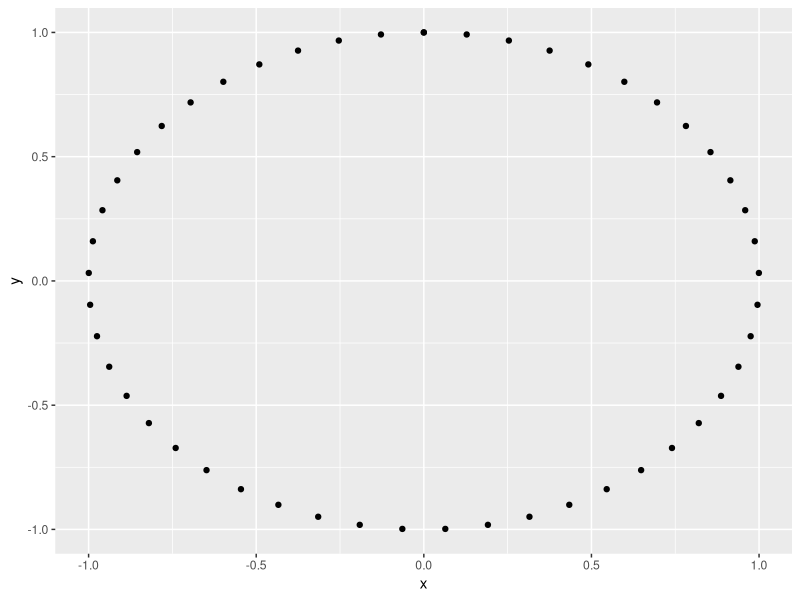
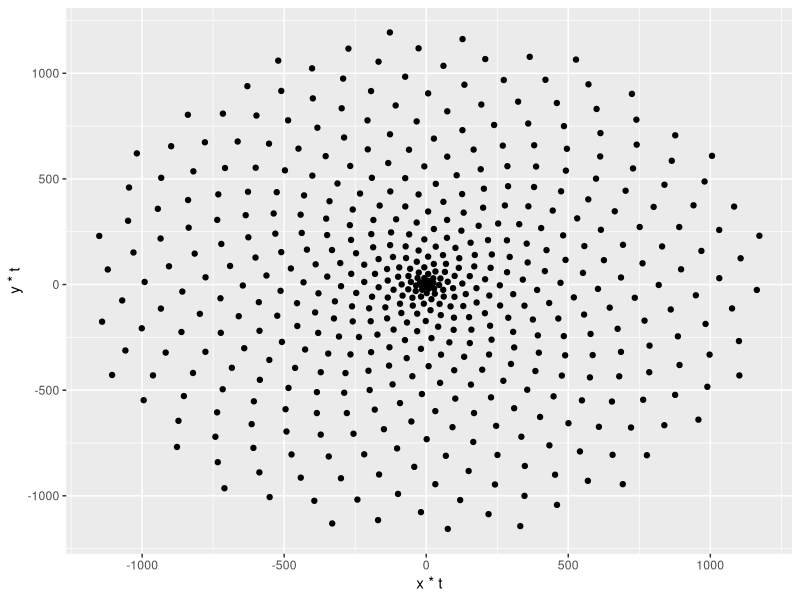
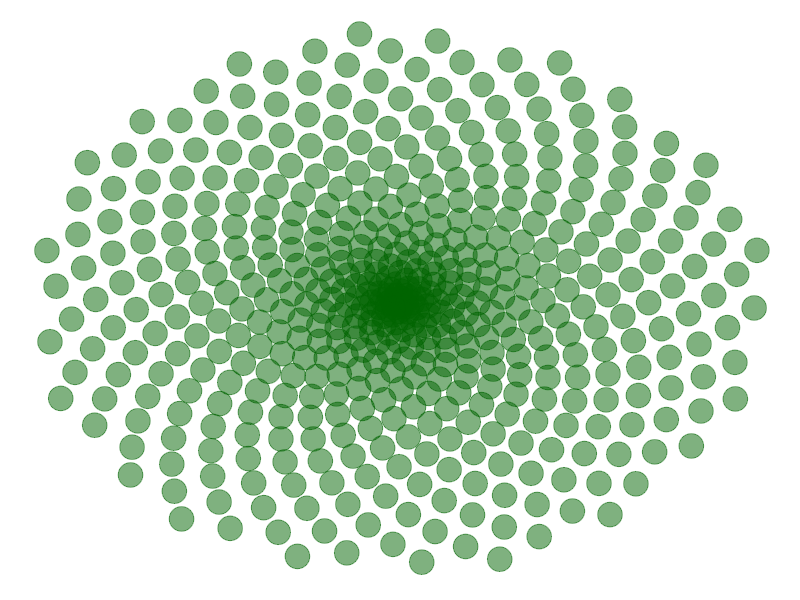
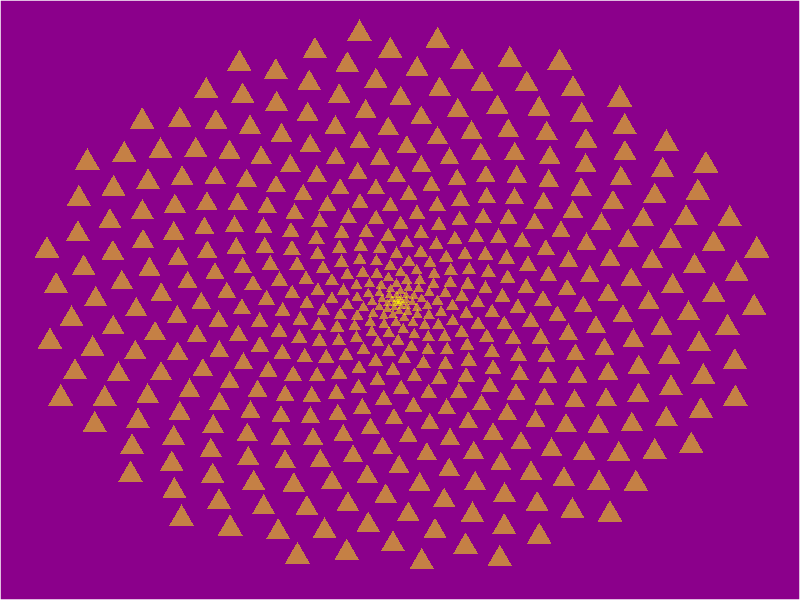
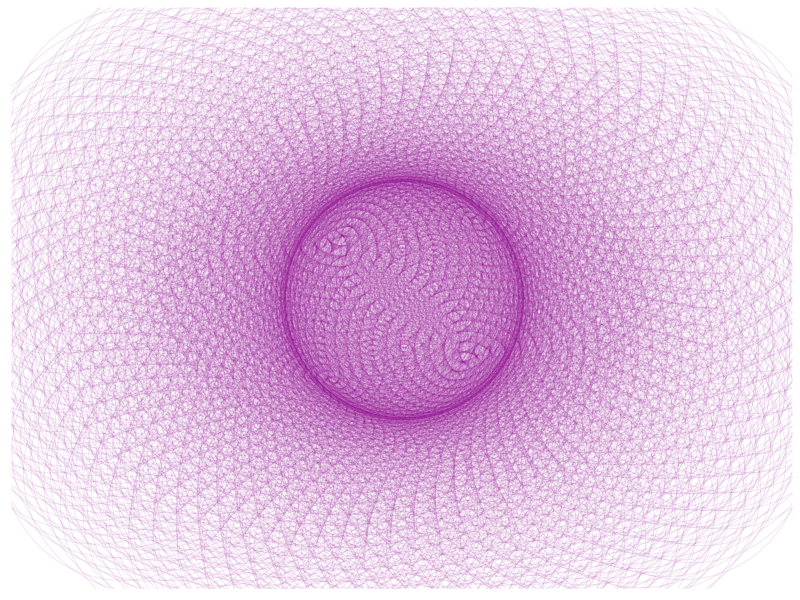

These charts were generated, in order, by the following R code:
## ---- chunk 1
      knitr::opts_chunk$set(collapse = TRUE)
      library(ggplot2)
      options(repr.plot.width = 4, repr.plot.height = 4)

## ---- chunk 2
t <- seq(0, 2*pi, length.out = 50)
x <- sin(t)
y <- cos(t)
df <- data.frame(t, x, y)

# Make a scatter plot of points in a circle
p <- ggplot(df, aes(x, y))
p + geom_point()
## ---- chunk 3
# Defining the number of points
points <- 500
# Defining the Golden Angle
angle <- pi*(3-sqrt(5))

t <- (1:points) * angle
x <- sin(t)
y <-cos(t)
df <- data.frame(t, x, y)

# Make a scatter plot of points in a spiral
p <- ggplot(df, aes(x*t, y*t))
p + geom_point()
## ---- chunk 4
p + geom_point(size = 8, alpha = 0.5, color = "darkgreen") + theme(axis.line=element_blank(),axis.text.x=element_blank(),
          axis.text.y=element_blank(),axis.ticks=element_blank(),
          axis.title.x=element_blank(),
          axis.title.y=element_blank(),legend.position="none",
          panel.background=element_rect(fill="white"),panel.border=element_blank(),panel.grid = element_blank(), panel.grid.major=element_blank(),
          panel.grid.minor=element_blank(),plot.background=element_rect(fill="white"))
## ---- chunk 5
p + geom_point(aes(size = t), alpha = 0.5, color = "yellow", shape = 17) + theme(axis.line=element_blank(),axis.text.x=element_blank(),
          axis.text.y=element_blank(),axis.ticks=element_blank(),
          axis.title.x=element_blank(),
          axis.title.y=element_blank(),legend.position="none",
          panel.background=element_blank(),panel.border=element_blank(),panel.grid.major=element_blank(),
          panel.grid.minor=element_blank(),plot.background=element_rect(fill="darkmagenta"))
## ---- chunk 6
angle <- 13*pi/180
points <- 2000

t <- (1:points)*angle
x <- sin(t)
y <- cos(t)

df <- data.frame(t, x, y)

p <- ggplot(df, aes(x*t, y*t))
p + geom_point(size = 80, alpha = 0.1, color = "magenta4", shape = 1) + theme(axis.line=element_blank(),axis.text.x=element_blank(),
          axis.text.y=element_blank(),axis.ticks=element_blank(),
          axis.title.x=element_blank(),
          axis.title.y=element_blank(),legend.position="none",
          panel.background=element_rect(fill="white"),panel.border=element_blank(),panel.grid.major=element_blank(),
          panel.grid.minor=element_blank(),plot.background=element_rect(fill="white"))
